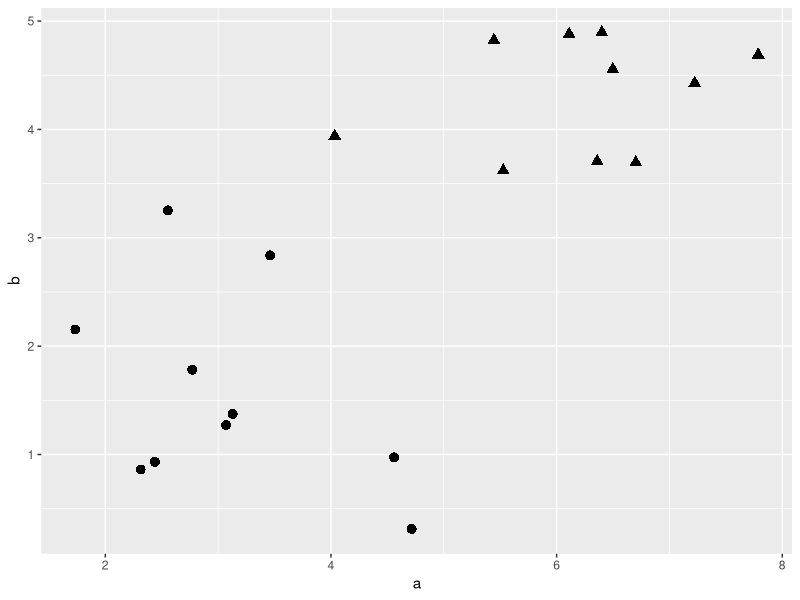
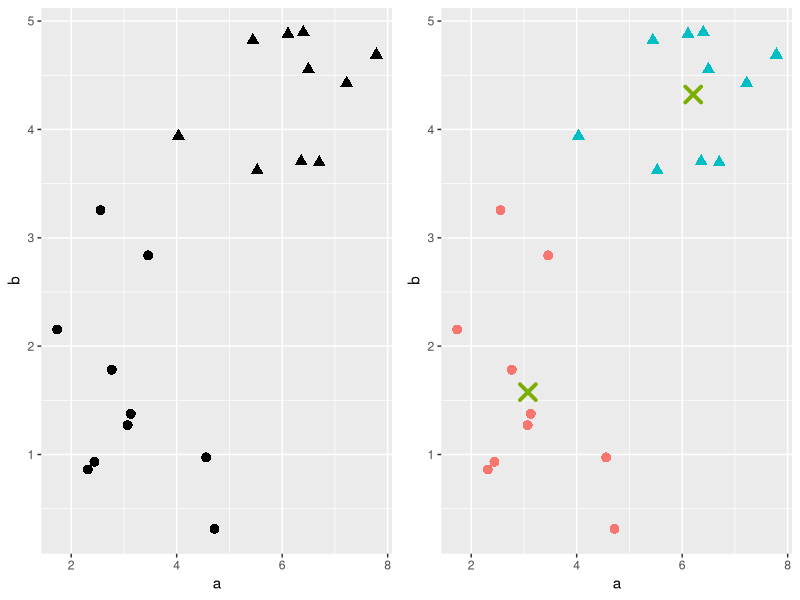
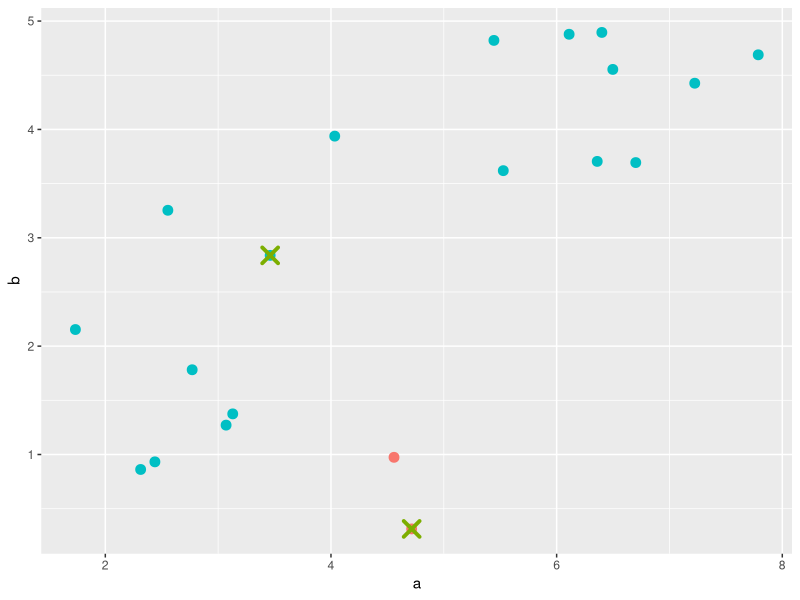

Write R code to recreate these figures, in order. (Note: this script raises an error after producing the figures.)
## ---- chunk 1
knitr::opts_chunk$set(echo = FALSE, ffmpeg.format = "mp4", cache = TRUE)
library(magrittr)
library(ggplot2)
library(gganimate)
library(dbscan)
library(ggforce)
set.seed(123)
## ---- chunk 2
# simulate data
a <- c(rnorm(10, 3), rnorm(10,6))
b <- c(rnorm(10, 2), rnorm(10,4))
l <- c(rep(0,10), rep(1,10))
mat <- cbind(a,b,l) %>% as.data.frame()
rm(a,b,l)

#unclustered plot
unClust <-
      ggplot(mat,aes(x = a, y = b))+
      geom_point(aes(shape = as.factor(l)), size = 3)+
      theme(legend.position='none')

unClust

## ---- chunk 3
#clustering (kmeans)
clust <- kmeans(mat[,1:2],2)
mat$lab <- clust$cluster

addClust <-
      ggplot(mat,aes(x = a, y = b, color = as.factor(lab)))+
      geom_point(aes(shape = as.factor(l)), size = 3)+
      geom_point(data = as.data.frame(clust$centers),
                 aes(x=a, y=b),
                 size = 4,
                 shape = 4,
                 stroke = 2,
                 color = "#7CAE00",
                 inherit.aes = FALSE)+
      theme(legend.position='none')


gridExtra::grid.arrange(unClust, addClust, ncol=2)

## ---- chunk 4
clustList <- list()
points = 6:7
cenList <- list(mat[points,1:2])
# this should be random = sample

for(i in 1:10){
      # base table
      clustList[[i]] <- mat[,1:2]
      
      # update centers
      if (i > 1) {
            clustList[[i]] <- rbind(clustList[[i]], centroids)
            points = 21:22
            cenList[[i]] <- centroids
      }
      
      # find the distances
      dist(clustList[[i]]) %>% 
            as.matrix -> distMat
      
      clustList[[i]]$iter <- i
      
      clustList[[i]]$lab <-
            (distMat[points[1],] - distMat[points[2],] > 0) %>%
            as.numeric()
      
      # remove centroids
      clustList[[i]] <- clustList[[i]][1:20,]
      
      # if no change of labels => break
      if(i > 1){
            if(sum(clustList[[i]]$lab == clustList[[i-1]]$lab) == 20){
                  break()            
            }
      }
      
      # calculate centroids
      centroids <- aggregate(. ~ lab, clustList[[i]], mean)[,c("a","b")]
}

# rbind all list content
clustData <- do.call(rbind.data.frame, clustList)
centData <- do.call(rbind.data.frame, cenList)
centData$iter <- rep(1:4, each = 2)

# plot first iteration
ggplot(clustList[[1]], aes(x= a, y = b, color = as.factor(lab)))+
      geom_point(size = 3)+
      geom_point(data = cenList[[1]],
                 shape = 4, size = 4, stroke = 2, color = "#7CAE00")+
      theme(legend.position='none')
## ---- chunk 5
kMeanPlot <-
      ggplot(clustData, aes(x= a, y = b, color = as.factor(lab), frame = iter))+
      geom_point(size = 3)+
      geom_point(data = centData, shape = 4, size = 4, stroke = 2, color = "#7CAE00")+
      theme(legend.position='none')

gganimate(kMeanPlot)
## ---- chunk 6
ggplot(clustList[[length(clustList)]], aes(x= a, y = b, color = as.factor(lab)))+
      geom_point(size = 3)+
      geom_point(data = cenList[[length(cenList)]],
                 shape = 4, size = 4, stroke = 2, color = "#7CAE00")+
      theme(legend.position='none')
## ---- chunk 7
# how many points to use?
rowsN <- 20

# distance matrix
dist(mat[1:rowsN, 1:2], diag = F) %>% 
      as.matrix() -> distMat

# largest distance to the diagonal = (item1,item1) combinations
diag(distMat) <- max(distMat) + 1

index <- order(distMat)

hclustList <- list()

for (i in 1:200) {
      hclustList[[i]] <- mat[1:rowsN,1:2]
      
      # import labels from previous iteration
      if(i == 1){
            hclustList[[i]]$lab <- 0
      } else {
            hclustList[[i]]$lab <- hclustList[[i-1]]$lab
      }
      
      # mark iteration
      hclustList[[i]]$iter <- i
      
      # which items are closest?
      rInd <- (index[2*i] %/% rowsN) + 1
      cInd <- index[2*i] %% rowsN
      
      # exception (if divisible, return max)
      if(cInd == 0){
            cInd <- rowsN
      }
      
      # find labels and relabel
      preClust <- hclustList[[i]][c(rInd,cInd),"lab"] %>% unique()
      

      if (max(preClust) == 0) {
            # no previous labels
            hclustList[[i]][c(rInd,cInd),"lab"] <- i
      } else {
            # merge labels
            hclustList[[i]][c(rInd,cInd),"lab"] <- max(preClust)
            preClust <- preClust[!preClust == 0]
            hclustList[[i]][hclustList[[i]]$lab %in% preClust,"lab"] <- 
                  max(preClust)
      }
      
      # all clustered?
      unLab <-
            hclustList[[i]]$lab %>% 
            unique() %>% 
            length()
      
      if(unLab == 1){
            break
      }
}

hclustData <- do.call(rbind.data.frame,hclustList)

ggplot(data = hclustList[[1]],
       aes(x = a, y = b, color = as.factor(lab), frame = iter))+
      geom_point(size = 3)+
      theme(legend.position='none')
## ---- chunk 8
hclustPlot <-
      ggplot(data = hclustData,
             aes(x = a, y = b, color = as.factor(lab), frame = iter))+
      geom_point(size = 3)+
      theme(legend.position='none')

gganimate(hclustPlot)
## ---- chunk 9
# arguments
eps <- 1.3
minP <- 3

# distance matrix
dist(mat[, 1:2], diag = F) %>% 
      as.matrix() -> distMat

# initialization
dbList <- list()
sphere <- list()

for (i in 1:20) {
      # first initialization
      if(i == 1){
            dbList[[i]] <- mat[,1:2]
            dbList[[i]]$visited <- 0
            dbList[[i]]$lab <- 0
      } else {
            dbList[[i]] <- dbList[[i-1]]
      }
      dbList[[i]]$iter <- i
      
      # remove spheres with visited points
      sphereLen <- c()
      for(j in seq_along(sphere)){
            sphere[[j]] <- sphere[[j]][!sphere[[j]] %in% visited]
            sphereLen[j] <- length(sphere[[j]])
      }
      sphere <- sphere[sphereLen != 0]
      
      # if no previous spheres
      if (length(sphere) == 0) {
            
            # choose random unvisited point
            unVisited <- sum(dbList[[i]]$visited == 0)
            indexPoint <- sample(unVisited, 1)
            chosenPoint <-
                  dbList[[i]][dbList[[i]]$visited == 0,][indexPoint,] %>% 
                  rownames() %>% as.numeric()
            
      } else  {
            # else choose from sphere
            chosenPoint <- sphere[[1]][1]
            sphere[[1]] <- sphere[[1]][-1]
            
      }
      
      # mark point as visited
      dbList[[i]]$visited[chosenPoint] <- 1
      
      # distances to the chosen point
      distRow <- distMat[chosenPoint,]
      
      # how many points are nearby
      nPoints <- sum(distRow < eps) - 1
      
      # only if enough points nearby
      if (nPoints >= minP) {
            # create a sphere (all nearby points)
            sphere[[length(sphere)+1]] <- which(distRow < eps)
            
            # what are the clusters of those points?
            preLabs <-
                  dbList[[i]][sphere[[length(sphere)]],]$lab
            
            # if points do not have any cluster
            if(max(preLabs) == 0){
                  # assign them to new cluster
                  dbList[[i]][sphere[[length(sphere)]],]$lab <- i
            } else {
                  # else assign only those who are not part of any cluster
                  dbList[[i]][
                            sphere[[length(sphere)]],
                              ]$lab[
                                    which(preLabs == 0)
                                    ] <- max(preLabs)
            }
      }
      
      # update visited
      visited <- which(dbList[[i]]$visited==1)
      
      # break if all labeled
      if(!0 %in% dbList[[i]]$lab){
            break
      }
}

dbData <- do.call(rbind.data.frame, dbList)

visit <- dbList[[1]][dbList[[1]]$visited == 1,] %>% as.data.frame()

ggplot(dbList[[1]], aes(x = a, y = b, color = as.factor(lab)))+
      geom_point(size = 3)+
      geom_circle(data = visit,
                  aes(x0 = a, y0 = b, r = eps), inherit.aes = FALSE)+
      theme(legend.position='none')
## ---- chunk 10
dbPlot <- ggplot(dbData, aes(x = a, y = b, color = as.factor(lab), frame = iter))+
      geom_point(size = 3)+
      theme(legend.position='none')

gganimate(dbPlot)
